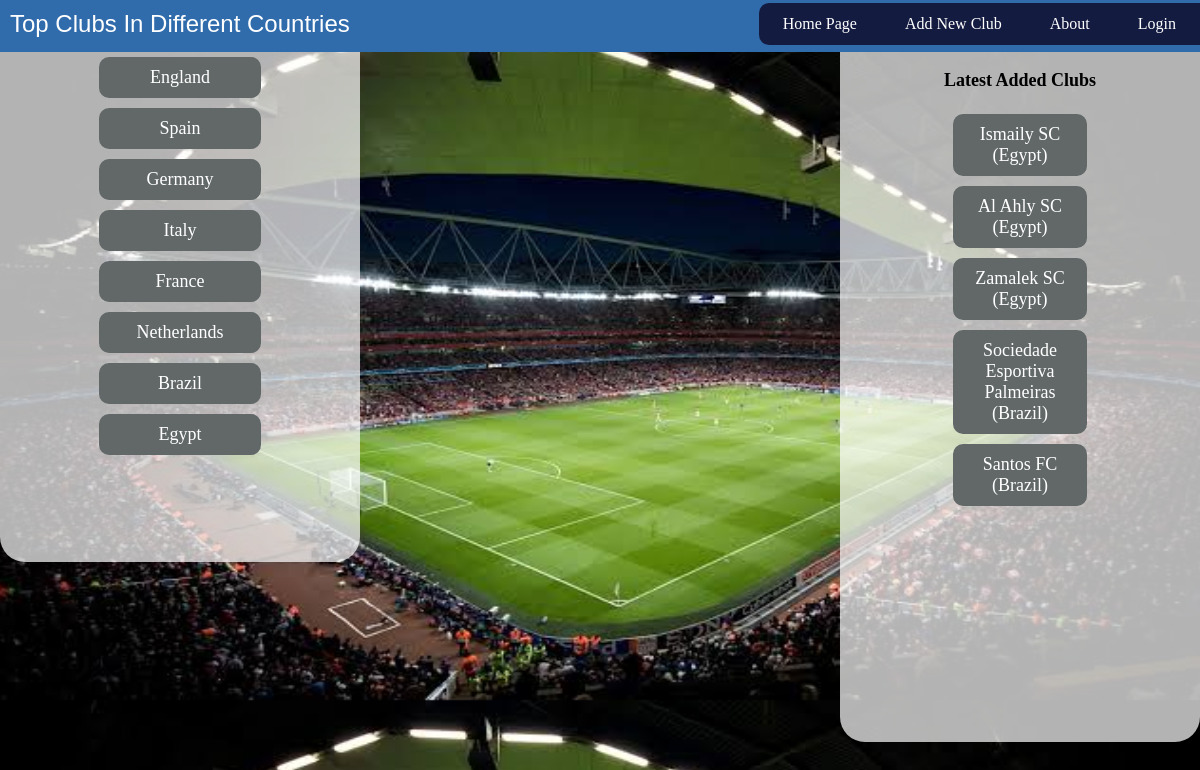
/main/, run on the app's committed database.
### database_setup.py (models this page shows, shortened)
class Country(base):
    __tablename__ = 'country'
    id = Column(Integer, primary_key=True)
    name = Column(String(100), nullable=False)
    img_url = Column(String(150))

class Club(base):
    __tablename__ = 'club'
    name = Column(String(80), nullable=False)
    id = Column(Integer, primary_key=True)
    description = Column(String(3000), nullable=False)
    Country_id = Column(Integer, ForeignKey('country.id'))
    country = relationship(Country)
    user_id = Column(Integer, ForeignKey('user.id'))
    user = relationship(User)
    img_url = Column(String(150))

### App.py (the view)
@app.route('/')
@app.route('/main/')
def main():
    countries = session.query(Country)
    latest = session.query(Club).order_by(Club.id.desc()).limit(5).all()
    return render_template('main.html', countries=countries, latest=latest)

### templates/main.html (shortened to what this page needs)
<!DOCTYPE html>
<html lang="en" dir="ltr">
  <head>
    <link rel=stylesheet type=text/css href="{{ url_for('static', filename='styles.css') }}">
  </head>
  <body id="back">
    <div class="head">
      {% include "header.html" %}
    </div>
    <div class="contents">
      <div class="coun">
        {% for i in countries %}
        <a href="{{url_for('clubs', coun = i.name)}}" class="counList">{{i.name}}</a>
        {% endfor %}
      </div>
      <div class="latest">
        <h3>Latest Added Clubs</h3>
        {%for i in latest%}
        <a href="{{url_for('club', coun = i.country.name, club_id = i.id)}}" class="latestList">{{i.name}} ({{i.country.name}})</a>
        {%endfor%}
      </div>
    </div>
  </body>
</html>

### templates/header.html (shortened to what this page needs)
<!DOCTYPE html>
<html lang="en" dir="ltr">
  <head>
    <link rel=stylesheet type=text/css href="{{ url_for('static', filename='styles.css') }}">
  </head>
  <body style="display:flex;">
    <p id="ti">Top Clubs In Different Countries</p>
    {%if 'username' not in session %}
    <div id="button">
      <a href="{{url_for('login')}}"  class="hd">   Login</a>
      {%else%}
      <a href="{{url_for('gdisconnect')}}" class="hd">   Logout</a>
      {%endif%}
      <a href="{{url_for('about')}}" class="hd">About</a>
      <a href="{{url_for('new_club')}}" class="hd">Add New Club</a>
      <a href="{{url_for('main')}}" class="hd" style="border-radius: 10px 0px 0px 10px;">Home Page    </a>
    </div>
    <br><br><br>
  </body>
</html>

### static/styles.css (style rules this page uses)
#ti { font-size: 2vw; color: white; margin: 10px; display: inline; float: left; font-family: 'Bernard MT',sans-serif; }
#back { margin: 0px; display: flex; flex-direction: column; background-image: url(background.jpg); background-size: cover; flex-wrap: wrap; background-size: 1366px 700px; }
.contents { display: flex; flex-wrap: wrap; flex-direction: row; justify-content: space-between; height: 600px; }
.coun { order: 2; width: 30vw; height: 85%; background-color: rgba(255,255,255,0.7); border-radius: 0px 0px 25px 25px; display: flex; flex-direction: column; }
.counList { background-color: #626868; border: none; color: #FFFFFF; padding: 10px 27px; text-align: center; text-decoration: none; font-size: 1.5vw; cursor: pointer; border-radius: 10px; width: 30%; height: auto; margin: 5px; align-self: center; font-family: 'Lucida Calligraphy',cursive; transition: all 0.5s ease; }
.latest { display: flex; flex-direction: column; width: 30vw; height: 115%; background-color: rgba(255,255,255,0.7); border-radius: 0px 0px 25px 25px; order: 2; }
h3 { font-size: 1.5vw; align-self: center; }
.latestList { background-color: #626868; border: none; color: #FFFFFF; padding: 10px 22px; text-align: center; text-decoration: none; font-size: 1.5vw; cursor: pointer; border-radius: 10px; width: 25%; margin: 5px; align-self: center; font-family: 'Lucida Calligraphy',cursive; transition: all 0.5s; }
div.head { background-color: #306BAC; height: 52px; }
.hd { background-color: #141B41; color: white; padding: 1% 2%; text-align: center; margin: 2.5px 0px; text-decoration: none; display: inline-block; float:right; display: inline; transition: all 0.2s; }

### data on the page
Country: name "England"
Country: name "Spain"
Country: name "Germany"
Country: name "Italy"
Country: name "France"
Country: name "Netherlands"
Country: name "Brazil"
Country: name "Egypt"
Club: name "Ismaily SC", country.name "Egypt"
Club: name "Al Ahly SC", country.name "Egypt"
Club: name "Zamalek SC", country.name "Egypt"
Club: name "Sociedade Esportiva Palmeiras", country.name "Brazil"
Club: name "Santos FC", country.name "Brazil"
